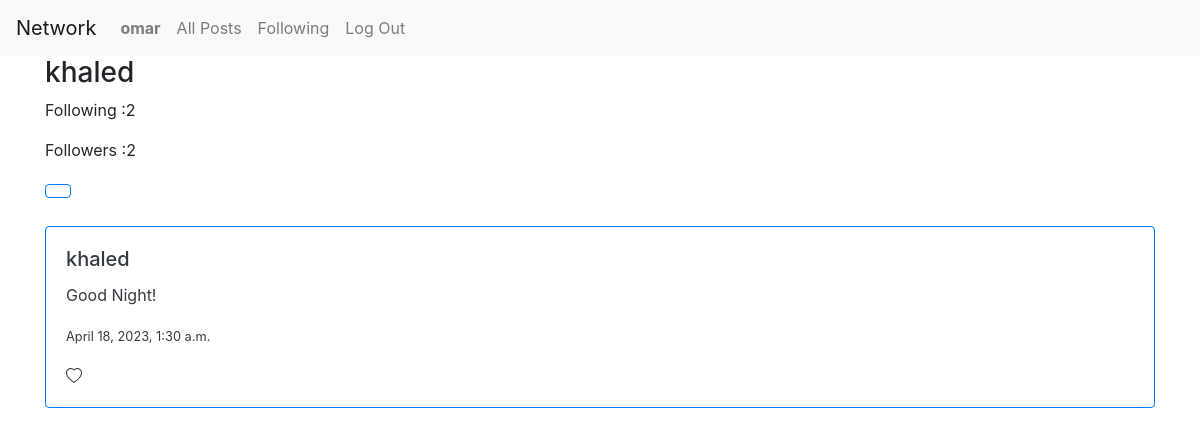
Screenshot of /profile/3 (signed in) with the database file from the repository.
### network/models.py (models this page shows, shortened)
class User(AbstractUser):
    pass

class newPost(models.Model):
    text = models.TextField(null=True)
    date = models.DateTimeField(auto_now_add=True, null=True)
    user = models.ForeignKey(User, related_name="user_post", on_delete=models.CASCADE, null=True)

### network/views.py (the view)
# urls.py: path("profile/<int:id>", views.profile, name="profile"),
@login_required
def profile(request, id):
    all_posts = newPost.objects.filter(user=id).order_by('-date')
    following = UserFollowing.objects.filter(user_id=id)
    followers = UserFollowing.objects.filter(following_user_id = id)
    username = User.objects.get(id=id)
    return render(request, "network/profile.html",{
        "posts": all_posts,
        "following": following.count(),
        "followers" : followers.count(),
        "id": id,
        "username": username.username
    })

### network/templates/network/profile.html (shortened to what this page needs)
{% extends "network/layout.html" %}
{% load static %}
{% block body %}
<div class="container">
  <h3>{{ username }}</h3>
<p>Following :{{ following }}</p>
<p>Followers :{{ followers }}</p>
{% if request.user.id != id %}
  <button type="submit" class="btn btn-outline-primary" id="follow-btn" value="{{request.user.id}}"></button>
{% endif %}
</div><br>
<div class="container">
    {% for post in posts %}
    <div class="card border-primary mb-3" style="max-width: 100%;">
        <div class="card-body text-dark">
          <h5 class="card-title ">{{ post.user }}</h5>
          <p class="card-text">{{ post.text }}</p>
          <p class="card-text"><small class="text-body-secondary ">{{ post.date }}</small></p>
        </div>
    </div>
    {% endfor %}
{% endblock %}

### network/templates/network/layout.html (shortened to what this page needs)
{% load static %}
<!DOCTYPE html>
<html lang="en">
    <head>
        <link rel="stylesheet" href="https://stackpath.bootstrapcdn.com/bootstrap/4.4.1/css/bootstrap.min.css">
        <link href="{% static 'network/styles.css' %}" rel="stylesheet">
    </head>
    <body>
        <nav class="navbar navbar-expand-lg navbar-light bg-light">
            <a class="navbar-brand" href="#">Network</a>
            <div>
              <ul class="navbar-nav mr-auto">
                {% if user.is_authenticated %}
                    <li class="nav-item">
                        <a class="nav-link" href="{% url 'profile'  id=user.id%}"><strong>{{ user.username }}</strong></a>
                    </li>
                {% endif %}
                <li class="nav-item">
                  <a class="nav-link" href="{% url 'index' %}">All Posts</a>
                </li>
                {% if user.is_authenticated %}
                    <li class="nav-item">
                        <a class="nav-link" href="#">Following</a>
                    </li>
                    <li class="nav-item">
                        <a class="nav-link" href="{% url 'logout' %}">Log Out</a>
                    </li>
                {% endif %}
              </ul>
            </div>
          </nav>
        <div class="body">
            {% block body %}
            {% endblock %}
        </div>
    </body>
</html>

### rows the page displays
User: username "omar"
User: username "khaled"
newPost: user "khaled", text "Good Night!", date "April 18, 2023, 1:30 a.m."

### other values shown
{{ following }} "2"
{{ followers }} "2"
